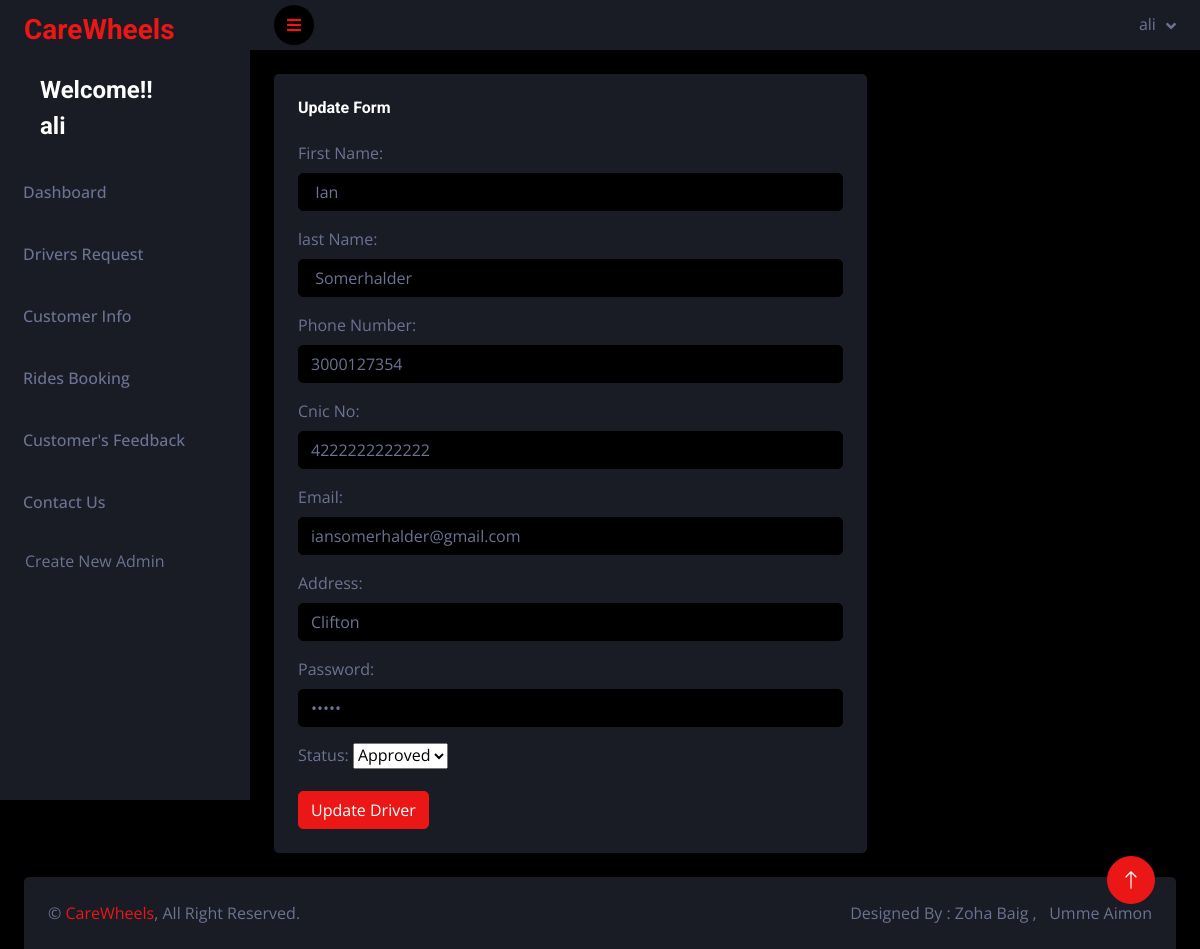
The page /admin/driver_update.php?id=23 (signed in) on the database its author committed.
### tables this page shows
CREATE TABLE `drivers` (
  `d_id` int(11) NOT NULL,
  `d_fname` varchar(55) NOT NULL,
  `d_lname` varchar(55) NOT NULL,
  `d_phone` bigint(11) NOT NULL,
  `CNIC` bigint(13) NOT NULL,
  `d_email` varchar(55) NOT NULL,
  `d_address` varchar(55) NOT NULL,
  `d_password` varchar(55) NOT NULL,
  `d_status` varchar(55) DEFAULT NULL
);

### admin/driver_update.php (the view, shortened to what this page needs)
<?php
require("connect.php");
if($_SESSION["a_email"]){
?>
<!DOCTYPE html>
<html lang="en">
<head>
    <link href="https://cdnjs.cloudflare.com/ajax/libs/font-awesome/5.10.0/css/all.min.css" rel="stylesheet">
    <link href="https://cdn.jsdelivr.net/npm/bootstrap-icons@1.4.1/font/bootstrap-icons.css" rel="stylesheet">
    <link href="lib/owlcarousel/assets/owl.carousel.min.css" rel="stylesheet">
    <link href="lib/tempusdominus/css/tempusdominus-bootstrap-4.min.css" rel="stylesheet" />
    <link href="css/bootstrap.min.css" rel="stylesheet">
    <link href="css/style.css" rel="stylesheet">
</head>
<body>
<div class="page-wrapper">
<?php
include("sidebar.php");
?>
<?php
$id = $_GET['id'];
$Dquery = "SELECT * FROM `drivers` WHERE `d_id` = '$id'";
$Dresult = mysqli_query($conn , $Dquery);
$row = mysqli_fetch_row($Dresult);
?>
<div class="container-fluid pt-4 px-4">
                <div class="row">
<div class="col-lg-12 col-xl-8">
                        <div class="bg-secondary rounded h-100 p-4">
                            <h6 class="mb-4">Update Form</h6>
                            <form method="POST" action="">
                                <div class="mb-3">
                                    <label for="" class="form-label">First Name:</label>
                                    <input type="text" class="form-control" name="d_fname" value="<?php echo $row['1'];?>" id="">
                                </div>
                                <div class="mb-3">
                                    <label for="" class="form-label">last Name:</label>
                                    <input type="text" class="form-control" name="d_lname" value="<?php echo $row['2'];?>" id="">
                                </div>
                                <div class="mb-3">
                                    <label for="" class="form-label">Phone Number:</label>
                                    <input type="number" class="form-control" name="d_phone" value="<?php echo $row['3'];?>" id="">
                                </div>
                                <div class="mb-3">
                                    <label for="" class="form-label">Cnic No:</label>
                                    <input type="number" class="form-control" name="cnic" value="<?php echo $row['4'];?>" id="">
                                </div>
                                <div class="mb-3">
                                    <label for="" class="form-label">Email:</label>
                                    <input type="email" class="form-control" name="d_email" value="<?php echo $row['5'];?>" id="">
                                </div>
                                <div class="mb-3">
                                    <label for="" class="form-label">Address:</label>
                                    <input type="text" class="form-control" name="d_address" value="<?php echo $row['6'];?>" id="">
                                </div>
                                <div class="mb-3">
                                    <label for="" class="form-label">Password:</label>
                                    <input type="password" class="form-control" name="d_password" value="<?php echo $row['7'];?>" id="">
                                </div>
                                <div class="mb-3">
                                    <label for="" class="form-label">Status:</label>
                                    <select name="d_status" value="<?php echo $row['8'];?>" id="">
                                     <option value="Approved">Approved</option>
                                    </select>
                                </div>
                                <button type="submit" name="update" class="btn btn-primary">Update Driver</button>
                            </form>
                        </div>
                    </div>
                    </div>
                    </div>
</div>
        <a href="#" class="btn btn-lg btn-primary btn-lg-square back-to-top"><i class="bi bi-arrow-up"></i></a>
    <?php
include('footer.php');
?>
</body>
</html>
<?php
}
else{
    header("location:signin.php");
}
?>

### admin/css/style.css (style rules this page uses)
:root { --primary: #EB1616; --secondary: #191C24; --light: #6C7293; --dark: #000000; }
.back-to-top { position: fixed; display: none; right: 45px; bottom: 45px; z-index: 99; }
.btn { transition: .5s; }
.btn-lg-square { width: 48px; height: 48px; }
.btn-square, .btn-sm-square, .btn-lg-square { padding: 0; display: inline-flex; align-items: center; justify-content: center; font-weight: normal; border-radius: 50px; }

### rows shown on the page
drivers: d_fname "Ian", d_lname "Somerhalder", d_phone "3000127354", cnic "4222222222222", d_email "iansomerhalder@gmail.com", d_address "Clifton", d_status "Approved"

### other values the page prints
$_SESSION["a_username"] "ali"
$_SESSION['a_username'] "ali"
